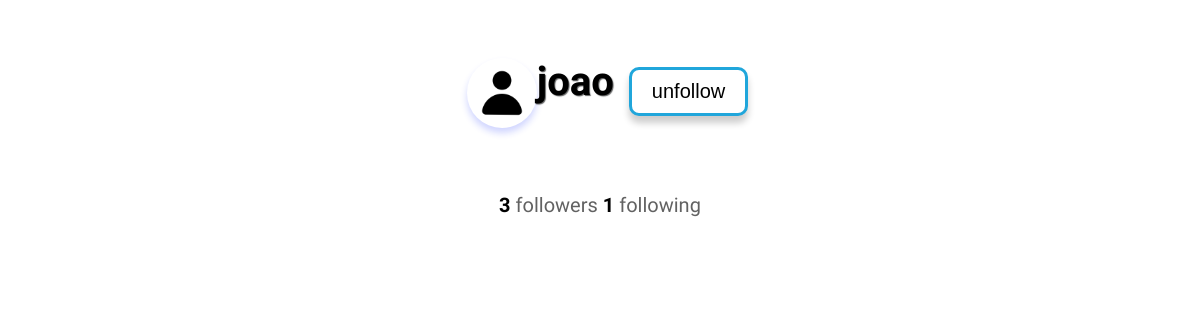
Page /profile/joao/ (signed in) on the earlier database version.
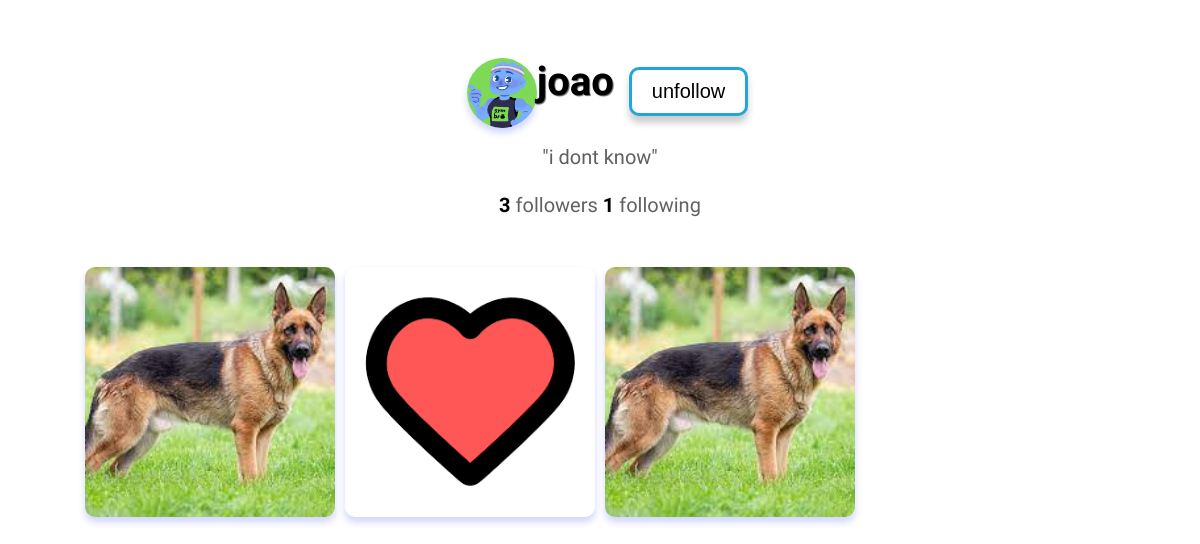
Same page on the later database version.
### myapp/models.py (models this page shows, shortened)
class UserProfile(models.Model):
    user = models.OneToOneField(User, on_delete=models.CASCADE)
    profile_image = models.ImageField(upload_to='images/', default='images/defaultuser.png')
    bio = models.CharField(max_length=100, null=True, blank=True)

class User(AbstractUser):
    SPECIES_CHOICES = [
        ('dog', 'Dog'),
        ('cat', 'Cat'),
        ('bird', 'Bird'),
        ('fish', 'Fish'),
        ('rabbit', 'Rabbit'),
        ('hamster', 'Hamster'),
        ('turtle', 'Turtle'),
        ('horse', 'Horse'),
        ('snake', 'Snake'),
        ('lizard', 'Lizard'),
        ('pig', 'Pig'),
        ('monkey', 'Monkey'),
        ('other', 'Other'),
    ]
    profile_image = models.ImageField(null=True, blank=True, upload_to='images/')
    phone = models.CharField(max_length=20, null=True, blank=True)
    address = models.CharField(max_length=50, null=True, blank=True)
    amount_of_followers = models.IntegerField(default=0)
    amount_of_following = models.IntegerField(default=0)
    followers = models.ManyToManyField('self', blank=True, symmetrical=False)
    following = models.ManyToManyField('self', blank=True, symmetrical=False, related_name='following_user')
    species = models.CharField(max_length=10, choices=SPECIES_CHOICES, null=True, blank=True)

class Post(models.Model):
    user_profile = models.ForeignKey(UserProfile, on_delete=models.CASCADE, null=True)
    user = models.ForeignKey(User, on_delete=models.CASCADE, null=True, blank=True)
    image = models.ImageField(null=True, upload_to='images/')
    description = models.CharField(max_length=500, null=True, blank=True)
    date = models.DateTimeField(auto_now_add=True)
    likes = models.IntegerField(default=0)
    comment = models.IntegerField(default=0)
    who_liked = models.ManyToManyField(User, related_name='liked_posts', blank=True)

### myapp/views.py (the view)
# urls.py: path('profile/', views.view_profile, name='view_profile'),
@login_required
def view_profile(request, username=None):
    current_user = request.user
    if username: #checkl if username exists
        user = get_object_or_404(User, username=username) #if it does, get the user object
        if current_user in user.followers.all():
            is_following = True
        else:
            is_following = False
        posts = Post.objects.filter(user=user)
        user_profile = get_object_or_404(UserProfile, user=user) #get the user profile object
        if user == current_user:
            is_own_profile = True
        else:
            is_own_profile = False
    else:
        user = current_user
        posts = Post.objects.filter(user=user)
        user_profile = current_user.userprofile
        is_own_profile = True
    if request.method == 'POST':
        posts = Post.objects.filter(user=current_user)
        form = UserProfileForm(request.POST, request.FILES, instance=user_profile)
        if form.is_valid():
            form.save()
    else:
        form = UserProfileForm(instance=user_profile)
    context = {
        'user_profile': user_profile,
        'is_own_profile': is_own_profile,
        'form': form,
        'posts': posts,
        'username': user.username,
        'is_following': is_following
    }
    return render(request, 'profile.html', context)

### myapp/templates/profile.html (shortened to what this page needs)
{% extends 'profilebase.html' %}
{% block content %}
<!DOCTYPE html>
<html lang="en">
<head>
</head>
<body>
    <div class = "container">
        <div class = "user">
            <pre><h1 id = "username"><img id = "profile" src="{{ user_profile.profile_image.url }}" alt="">  {{ user_profile.user.username }}</h1></pre>
            {% if not is_own_profile %}
                    {% if is_following %}
                        <a href="{% url 'follow_user' user_profile.user.username %}">
                            <button id="follow">unfollow</button>
                        </a>
                    {% else %}
                    <a href="{% url 'follow_user' user_profile.user.username %}">
                        <button id="follow">follow</button>
                    </a>
                    {% endif %}
            {% endif %}
        </div>
        <p id = "amounts">
            <strong>{{ user_profile.user.amount_of_followers }} </strong> followers
            <strong>{{ user_profile.user.amount_of_following}} </strong> following
        </p>
        {% if user_profile.bio %}
            <p id="bio">"{{ user_profile.bio }}"</p>
        {% endif %}
        <div class="posts">
            {% for post in posts %}
            <div class="post">
                {% if post.image %}
                    <img id = "post_image" src="{{ post.image.url }}" alt="">
                {% endif %}
            </div>
            {% endfor %}
        </div>
    </div>
</body>
</html>
{% endblock %}

Differences in the rows shown:
changed UserProfile "joao": profile_image: picture added in place of a placeholder; bio (not shown) → "i dont know"
added Post: image (picture)
added Post: image (picture)
added Post: image (picture)
